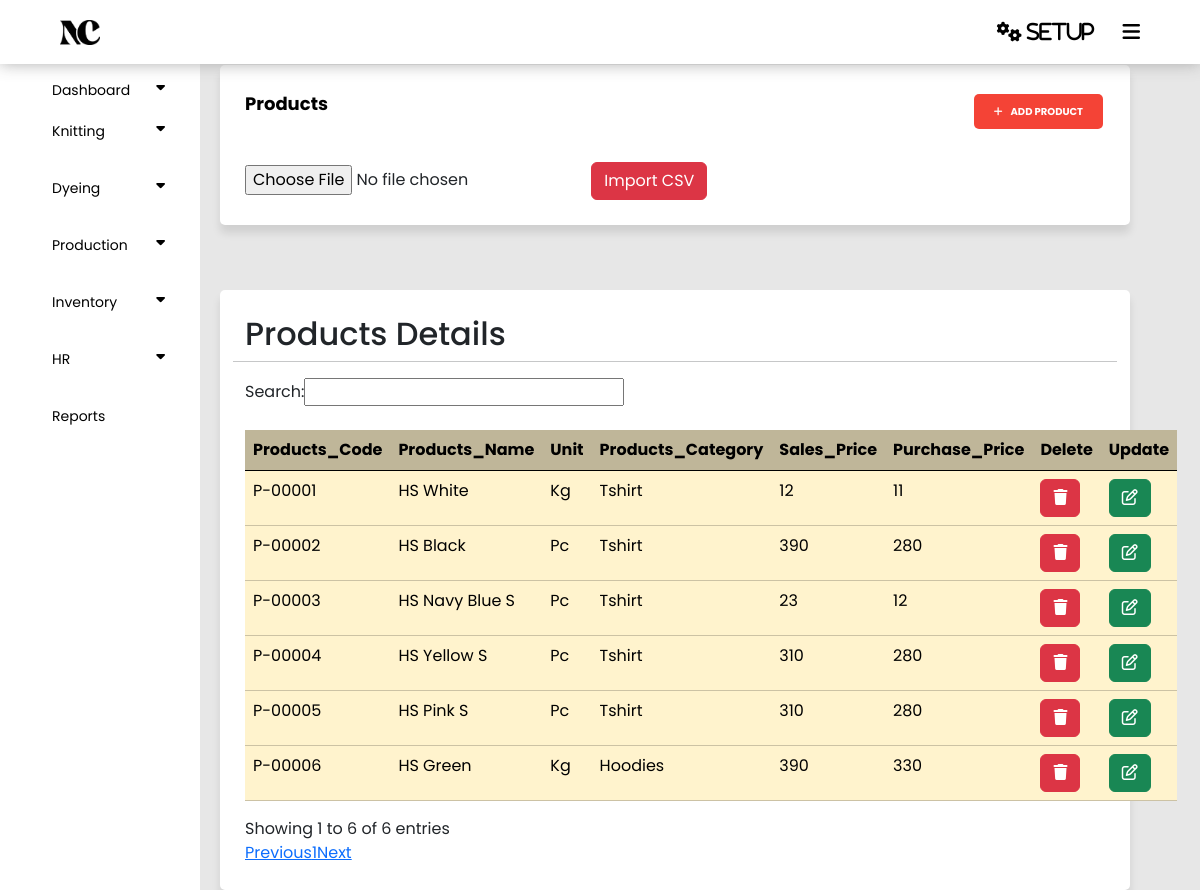
Page /panel/product.php on the earlier database version.
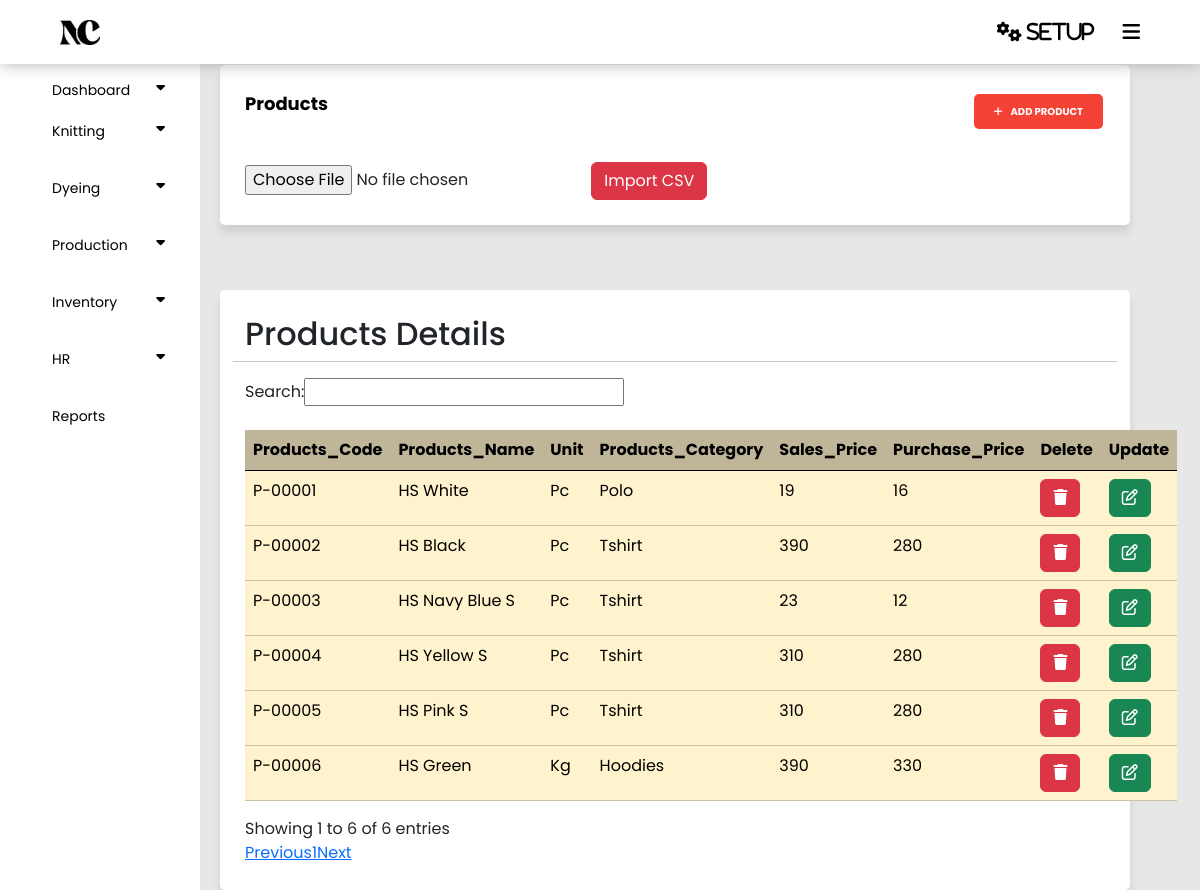
Same page on the later database version.
### tables this page shows
CREATE TABLE `products` (
  `Id` int(255) NOT NULL,
  `Code` varchar(255) NOT NULL,
  `Name` varchar(255) NOT NULL,
  `Measurement` varchar(255) NOT NULL,
  `Category` varchar(255) NOT NULL,
  `Sales_Price` int(11) NOT NULL,
  `Purchase_Price` int(255) NOT NULL,
  `Status` tinyint(255) NOT NULL DEFAULT 1
);

### panel/product.php (the view, shortened to what this page needs)
<?php
require('config.php');
require('index.php');
$fetch = "SELECT * FROM `products` WHERE status = 1";
$query = mysqli_query($connect , $fetch);
?>
<!DOCTYPE html>
<html lang="en">
<head>
    <link href="https://cdn.jsdelivr.net/npm/bootstrap@5.3.3/dist/css/bootstrap.min.css" rel="stylesheet">
    <link rel="stylesheet" type="text/css" href="style.css">
</head>
<body>
<section class="container">
    <div>
        <header>Products</header>
        <button type="button" onclick="location.href='product_form.php'" class="add_knittingcard_button" style="float: right;"><i class="fa fa-plus" aria-hidden="true"></i>Add Product</button>
    </div>
<br>
<br>
<br>
    <div>
    <div>
    <form action="import.php" method="post" enctype="multipart/form-data">
        <input type="file" name="file" id="file" accept=".csv">
        <button type="submit" class="btn btn-danger">Import CSV</button>
    </form>
</div>
    </div>
</section>
<section class="container">
                <div class="row justify-content-right">
                    <h2>Products Details</h2>
                <hr>
            <table class="table table-warning mt-4" id="example">
                <thead class="bg-warning p-2 text-dark bg-opacity-10" style="opacity: 75%;">
                    <tr>
                    <th scope="col">Products_Code</th>
                    <th scope="col">Products_Name</th>
                    <th scope="col">Unit</th>
                    <th scope="col">Products_Category</th>
                    <th scope="col">Sales_Price </th>
                    <th scope="col">Purchase_Price</th>
                    <th scope="col">Delete</th>
                    <th scope="col">Update</th>
                    </tr>
                </thead>
                <tbody>
                <?php while ($row = mysqli_fetch_assoc($query)) {
                     ?>
                    <tr>
                    <td><?php echo $row ['Code']?></td>
                    <td><?php echo $row ['Name']?></td>
                    <td><?php echo $row ['Measurement']?></td>
                    <td><?php echo $row ['Category']?></td>
                    <td><?php echo $row ['Sales_Price']?></td>
                    <td><?php echo $row ['Purchase_Price']?></td>
                    <td ><a href="Product_delete.php?Id=<?php echo $row ['Id'];?>" class="btn btn-danger"><i class="fa-solid fa-trash"></i></a></td>
                    <td ><a href="Product_update.php?Id=<?php echo $row ['Id'];?>" class="btn btn-success"><i class="fa-regular fa-pen-to-square"></i></a></td>
                </tr>
                <?php
                    }
                ?>
                </tbody>
            </table>
        </section>
</body>
</html>

Differences in the rows shown:
changed products "HS White": Measurement "Kg" → "Pc"; Category "Tshirt" → "Polo"; Sales_Price "12" → "19"; Purchase_Price "11" → "16"
